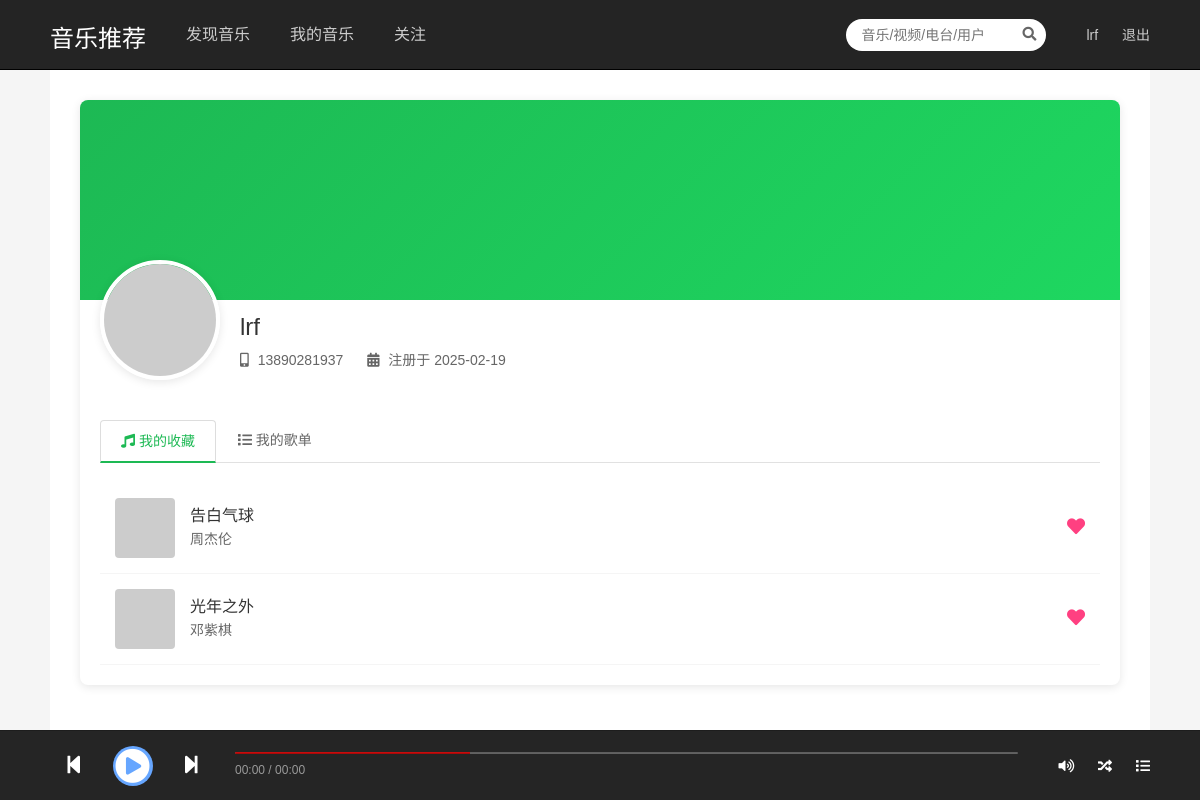
/profile/ (signed in), run on the app's committed database.
### app01/models.py (models this page shows, shortened)
class User(models.Model):
    username = models.CharField(max_length=50, verbose_name='用户名')
    phone = models.CharField(max_length=11, unique=True, verbose_name='手机号')
    password = models.CharField(max_length=32, verbose_name='密码')
    is_admin = models.BooleanField(default=False, verbose_name='是否管理员')
    create_time = models.DateTimeField(auto_now_add=True, verbose_name='创建时间')
    class Meta:
        verbose_name = '用户'
        verbose_name_plural = verbose_name

### app01/views.py (the view)
# urls.py: path('profile/', views.profile, name='profile'),  # 添加个人中心的URL
def profile(request):
    if not request.session.get('user_id'):
        return redirect('login')
    user_id = request.session.get('user_id')
    user = User.objects.get(id=user_id)
    favorite_songs = [
        {
            'title': '告白气球',
            'artist': '周杰伦',
            'cover': 'https://via.placeholder.com/60x60?text=Music',
        },
        {
            'title': '光年之外',
            'artist': '邓紫棋',
            'cover': 'https://via.placeholder.com/60x60?text=Music',
        },
    ]
    context = {
        'user': user,
        'favorite_songs': favorite_songs,
    }
    return render(request, 'profile.html', context)

### app01/templates/profile.html (shortened to what this page needs)
{% extends 'base.html' %}
{% load static %}
{% block extra_css %}
<link rel="stylesheet" href="{% static 'css/profile.css' %}">
{% endblock %}
{% block content %}
<div class="profile-container">
    <div class="profile-header">
        <div class="profile-cover"></div>
        <div class="profile-info">
            <div class="profile-avatar">
                <img src="https://via.placeholder.com/120x120?text=Avatar" alt="头像">
            </div>
            <div class="profile-details">
                <h2>{{ user.username }}</h2>
                <p class="profile-meta">
                    <span><i class="fas fa-mobile-alt"></i> {{ user.phone }}</span>
                    <span><i class="fas fa-calendar-alt"></i> 注册于 {{ user.create_time|date:"Y-m-d" }}</span>
                </p>
            </div>
        </div>
    </div>
    <div class="profile-content">
        <ul class="nav nav-tabs profile-tabs" role="tablist">
            <li class="active">
                <a href="#my-music" data-toggle="tab">
                    <i class="fas fa-music"></i> 我的收藏
                </a>
            </li>
            <li>
                <a href="#my-playlists" data-toggle="tab">
                    <i class="fas fa-list"></i> 我的歌单
                </a>
            </li>
        </ul>
        <div class="tab-content">
            <div class="tab-pane active" id="my-music">
                <div class="music-list">
                    {% for song in favorite_songs %}
                    <div class="music-item">
                        <div class="music-info">
                            <div class="music-cover">
                                <img src="{{ song.cover }}" alt="{{ song.title }}">
                            </div>
                            <div class="music-meta">
                                <h4>{{ song.title }}</h4>
                                <p>{{ song.artist }}</p>
                            </div>
                        </div>
                        <div class="music-actions">
                            <a href="#" class="btn-like active">
                                <i class="fas fa-heart"></i>
                            </a>
                        </div>
                    </div>
                    {% endfor %}
                </div>
            </div>
        </div>
    </div>
</div>
{% endblock %}

### app01/templates/base.html (shortened to what this page needs)
<!DOCTYPE html>
<html lang="zh-CN">
<head>
    {% load static %}
    <link rel="stylesheet" href="{% static 'bootstrap-3.4.1/css/bootstrap.min.css' %}">
    <link href="https://cdnjs.cloudflare.com/ajax/libs/font-awesome/5.15.4/css/all.min.css" rel="stylesheet">
    <link rel="stylesheet" href="{% static 'css/style.css' %}">
    {% block extra_css %}{% endblock %}
</head>
<body>
    <div class="g-topbar">
        <div class="m-top">
            <div class="m-top-wrap">
                <h1 class="logo">
                    <a href="{% url 'index' %}">音乐推荐</a>
                </h1>
                <ul class="m-nav">
                    <li><a href="{% url 'index' %}">发现音乐</a></li>
                    <li><a href="{% url 'profile' %}">我的音乐</a></li>
                    <li><a href="#">关注</a></li>
                </ul>
                <div class="m-search">
                    <input type="text" placeholder="音乐/视频/电台/用户">
                    <i class="fas fa-search"></i>
                </div>
                <div class="m-user">
                    {% if request.session.user_id %}
                        <div class="user-info">
                            <a href="{% url 'profile' %}">{{ request.session.username }}</a>
                            <a href="{% url 'logout' %}">退出</a>
                        </div>
                    {% else %}
                        <div class="user-login">
                            <a href="{% url 'login' %}">登录</a>
                        </div>
                    {% endif %}
                </div>
            </div>
        </div>
    </div>
    <div class="g-container">
        <div class="g-main {% if request.resolver_match.url_name == 'profile' %}g-main-full{% endif %}">
            {% block content %}{% endblock %}
        </div>
    </div>
    <div class="g-player">
        <div class="m-player">
            <div class="player-controls">
                <a href="#" class="btn-prev"><i class="fas fa-step-backward"></i></a>
                <a href="#" class="btn-play"><i class="fas fa-play-circle"></i></a>
                <a href="#" class="btn-next"><i class="fas fa-step-forward"></i></a>
            </div>
            <div class="player-progress">
                <div class="progress">
                    <div class="progress-bar"></div>
                </div>
                <span class="time">00:00 / 00:00</span>
            </div>
            <div class="player-options">
                <a href="#" class="btn-volume"><i class="fas fa-volume-up"></i></a>
                <a href="#" class="btn-mode"><i class="fas fa-random"></i></a>
                <a href="#" class="btn-playlist"><i class="fas fa-list"></i></a>
            </div>
        </div>
    </div>
</body>
</html>

### app01/static/css/style.css (style rules this page uses)
body { min-height: 100vh; display: flex; flex-direction: column; background-color: #f5f5f5; padding-bottom: 80px; }
body { font-family: Arial, sans-serif; background: #f5f5f5; margin: 0; padding: 0; }
.g-topbar { position: fixed; top: 0; left: 0; right: 0; height: 70px; background: #242424; border-bottom: 1px solid #000; z-index: 1000; }
.m-top { width: 100%; height: 70px; }
.m-top-wrap { width: 1100px; margin: 0 auto; display: flex; align-items: center; height: 100%; }
.logo { margin: 0; padding: 0; }
.logo a { color: #fff; text-decoration: none; font-size: 24px; margin-right: 20px; }
.m-nav { display: flex; list-style: none; margin: 0; padding: 0; }
.m-nav li a { color: #ccc; text-decoration: none; padding: 0 20px; font-size: 16px; }
.m-search { position: relative; margin-left: auto; }
.m-search input { width: 200px; height: 32px; border-radius: 32px; border: none; background: #fff; padding: 0 30px 0 15px; }
.m-search i { position: absolute; right: 10px; top: 8px; color: #666; }
.m-user { margin-left: 20px; }
.m-user a { color: #ccc; text-decoration: none; margin-left: 20px; }
.g-container { display: flex; margin-top: 70px; min-height: calc(100vh - 140px); }
.g-main { flex: 1; padding: 20px; background: #fff; }
.g-player { position: fixed; bottom: 0; left: 0; right: 0; height: 70px; background: #252525; border-top: 1px solid #1d1d1d; }
.m-player { display: flex; align-items: center; justify-content: space-between; width: 1100px; margin: 0 auto; height: 100%; color: #fff; }
.player-controls { display: flex; align-items: center; }
.player-controls a { color: #fff; font-size: 20px; margin: 0 15px; text-decoration: none; }
.btn-play { font-size: 35px !important; }
.player-progress { flex: 1; margin: 0 20px; }
.progress { height: 2px; background: #666; margin-bottom: 5px; }
.progress-bar { height: 100%; background: #c70c0c; width: 30%; }
.time { font-size: 12px; color: #999; }
.player-options a { color: #fff; margin-left: 20px; text-decoration: none; }
.g-main-full { max-width: 1100px; margin: 0 auto; padding: 30px; }

### app01/static/css/profile.css (style rules this page uses)
.btn-play { width: 40px; height: 40px; border-radius: 50%; background: #66a6ff; color: white; border: none; display: flex; align-items: center; justify-content: center; transition: all 0.3s; }
.profile-container { background: #fff; border-radius: 8px; box-shadow: 0 2px 10px rgba(0,0,0,0.1); }
.profile-header { position: relative; height: 300px; border-radius: 8px 8px 0 0; overflow: hidden; }
.profile-cover { position: absolute; top: 0; left: 0; right: 0; height: 200px; background: linear-gradient(135deg, #1db954, #1ed760); }
.profile-info { position: absolute; bottom: 0; left: 0; right: 0; padding: 20px; display: flex; align-items: flex-end; }
.profile-avatar { margin-right: 20px; }
.profile-avatar img { width: 120px; height: 120px; border-radius: 50%; border: 4px solid #fff; box-shadow: 0 2px 10px rgba(0,0,0,0.1); }
.profile-details { color: #333; }
.profile-details h2 { margin: 0 0 10px 0; font-size: 24px; }
.profile-meta { color: #666; }
.profile-meta span { margin-right: 20px; }
.profile-meta i { margin-right: 5px; }
.profile-content { padding: 20px; }
.profile-tabs { border-bottom: 1px solid #e1e1e1; margin-bottom: 20px; }
.profile-tabs li a { color: #666; padding: 10px 20px; border: none; border-bottom: 2px solid transparent; }
.profile-tabs li.active a, .profile-tabs li a:hover { color: #1db954; background: none; border-bottom: 2px solid #1db954; }
.music-list { margin-top: 20px; }
.music-item { display: flex; align-items: center; justify-content: space-between; padding: 15px; border-bottom: 1px solid #f5f5f5; transition: background-color 0.3s; }
.music-info { display: flex; align-items: center; }
.music-cover { width: 60px; height: 60px; margin-right: 15px; }
.music-cover img { width: 100%; height: 100%; border-radius: 4px; }
.music-meta h4 { margin: 0 0 5px 0; font-size: 16px; }
.music-meta p { margin: 0; color: #666; font-size: 14px; }
.music-actions .btn-like { color: #ff4081; font-size: 18px; text-decoration: none; }

### data on the page
User: session.username "lrf", username "lrf", phone "13890281937", create_time "2025-02-19"

### other printed values
{{ song.title }} "告白气球" "光年之外"
{{ song.artist }} "周杰伦" "邓紫棋"
